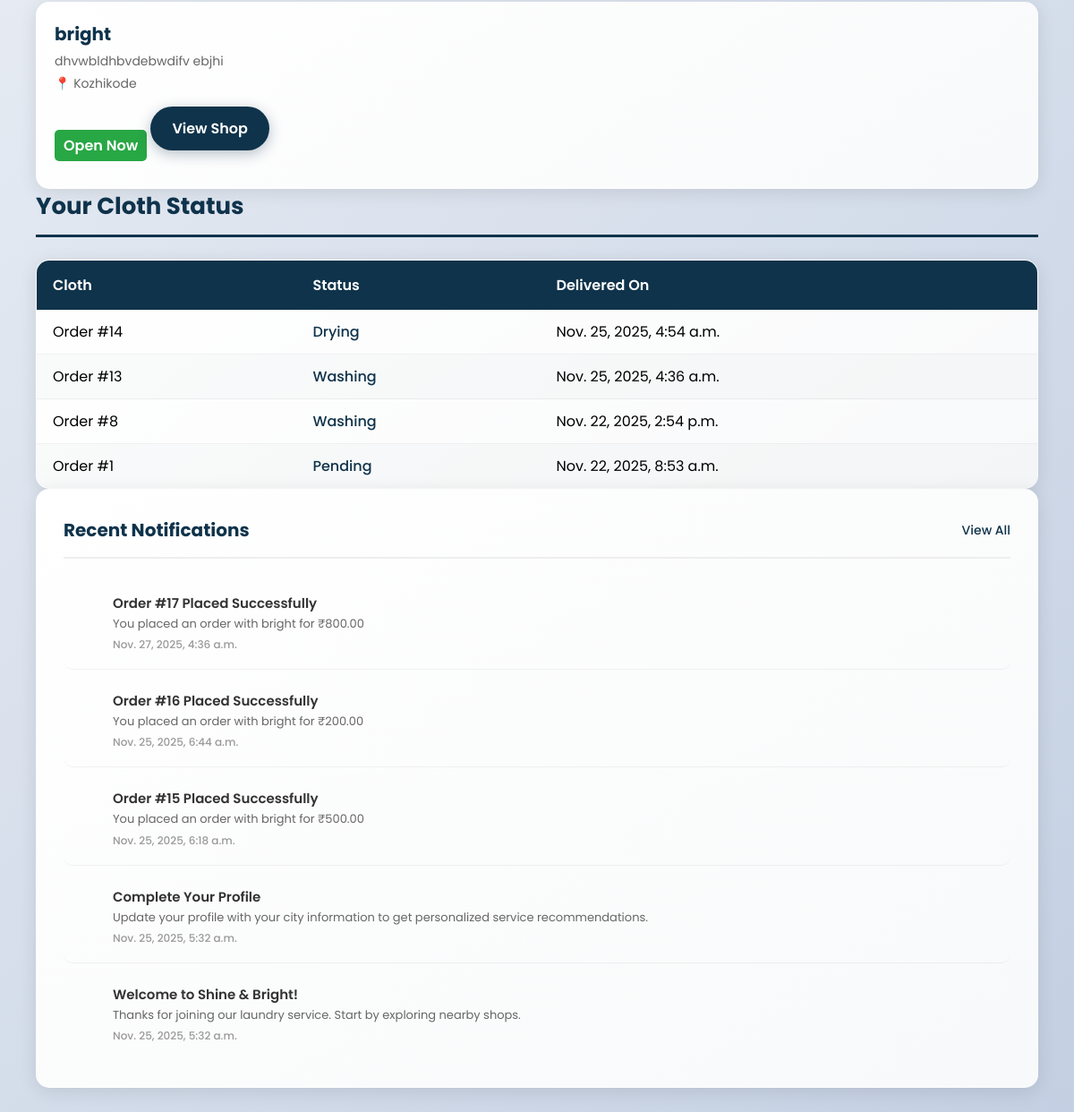
Page /dashboard/ (signed in, lower part) on the earlier database version.
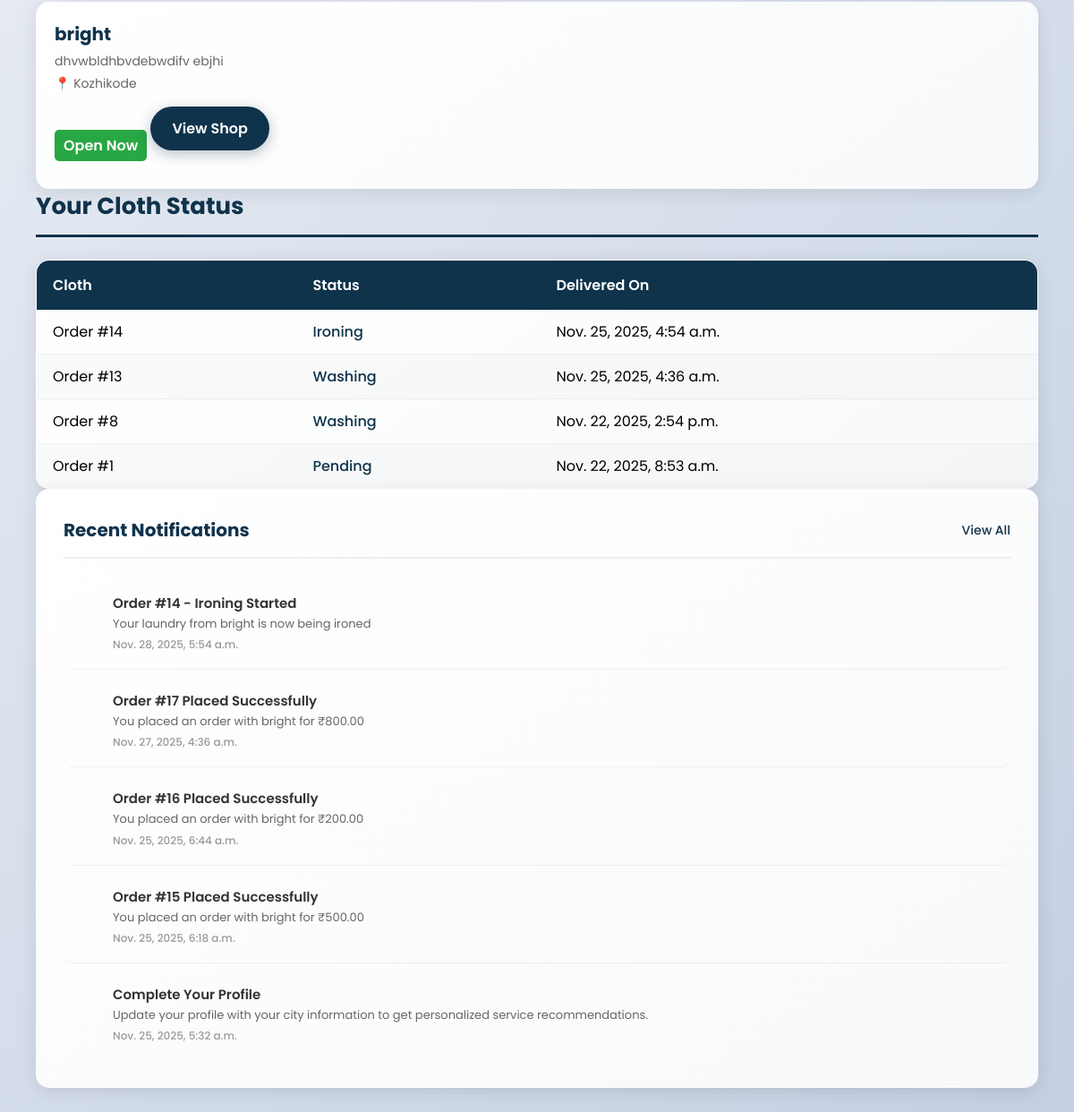
Same page on the later database version.
### shop/models.py (models this page shows, shortened)
class Order(models.Model):
    STATUS_CHOICES = (
        ("Pending", "Pending"),
        ("Washing", "Washing"),
        ("Drying", "Drying"),
        ("Ironing", "Ironing"),
        ("Ready", "Ready for Pickup"),
        ("Completed", "Completed"),
    )
    user = models.ForeignKey(User, on_delete=models.CASCADE)
    shop = models.ForeignKey(LaundryShop, on_delete=models.SET_NULL, null=True)
    branch = models.ForeignKey('Branch', on_delete=models.SET_NULL, null=True, blank=True)
    cloth_status = models.CharField(max_length=20, choices=STATUS_CHOICES, default="Pending")
    amount = models.DecimalField(max_digits=10, decimal_places=2, default=0)
    created_at = models.DateTimeField(auto_now_add=True)
    delivery_name = models.CharField(max_length=255, blank=True, null=True)
    delivery_address = models.TextField(blank=True, null=True)
    delivery_phone = models.CharField(max_length=20, blank=True, null=True)
    special_instructions = models.TextField(blank=True, null=True)
    pickup_date = models.DateTimeField(blank=True, null=True)
    delivery_date = models.DateTimeField(blank=True, null=True)

class Notification(models.Model):
    NOTIFICATION_TYPES = (
        ('order_placed', 'Order Placed'),
        ('status_update', 'Status Update'),
        ('ready_pickup', 'Ready for Pickup'),
        ('completed', 'Order Completed'),
        ('welcome', 'Welcome'),
        ('profile_reminder', 'Profile Reminder'),
        ('explore_services', 'Explore Services'),
    )
    user = models.ForeignKey(User, on_delete=models.CASCADE)
    title = models.CharField(max_length=255)
    message = models.TextField()
    notification_type = models.CharField(max_length=20, choices=NOTIFICATION_TYPES)
    icon = models.CharField(max_length=50, default='fas fa-bell')
    color = models.CharField(max_length=20, default='#3498db')
    is_read = models.BooleanField(default=False)
    created_at = models.DateTimeField(auto_now_add=True)
    class Meta:
        ordering = ['-created_at']

### shop/views.py (the view)
# urls.py: path("dashboard/", views.user_dashboard, name="dashboard"),
@login_required
def user_dashboard(request):
    pending = Order.objects.filter(user=request.user, cloth_status="Pending").count()
    completed = Order.objects.filter(user=request.user, cloth_status="Completed").count()
    spent = Order.objects.filter(user=request.user).aggregate(
        total=Sum('amount')
    )["total"] or 0
    cloth_status = get_cloth_status(request.user)
    search_query = request.GET.get('search', '')
    services_nearby = []
    shops_nearby = []
    user_city = None
    try:
        user_profile = request.user.profile
        user_city = user_profile.city if user_profile.city else None
    except:
        user_city = None
    if search_query:
        services = Service.objects.filter(
            Q(name__icontains=search_query)
        ).select_related('branch__shop').filter(branch__shop__is_approved=True)
        if user_city:
            city_services = services.filter(branch__shop__city__iexact=user_city)[:10]
            if city_services:
                services_nearby = city_services
            else:
                services_nearby = services[:10]
        else:
            services_nearby = services[:10]  # Limit to 10 results
    elif user_city:
        services_nearby = Service.objects.filter(
            branch__shop__is_approved=True,
            branch__shop__city__iexact=user_city
        ).select_related('branch__shop')[:10]
        shops_nearby = LaundryShop.objects.filter(
            is_approved=True,
            city__iexact=user_city
        )[:10]
    create_order_notifications(request.user)
    create_welcome_notifications(request.user)
    recent_notifications = Notification.objects.filter(user=request.user).order_by('-created_at')[:5]
    recent_notifications = [
        {
            'title': notification.title,
            'message': notification.message,
            'time': notification.created_at,
            'icon': notification.icon,
            'color': notification.color,
            'is_read': notification.is_read
        }
        for notification in recent_notifications
    ]
    if hasattr(request.user, 'profile') and request.user.profile.notifications_enabled:
        unread_count = Notification.objects.filter(user=request.user, is_read=False).count()
    else:
        unread_count = 0
    return render(request, "user_dashboard.html", {
        "pending_count": pending,
        "completed_count": completed,
        "total_spent": spent,
        "cloth_status": cloth_status, # Added for the 'Your Cloth Status' table
        "services_nearby": services_nearby,
        "shops_nearby": shops_nearby,
        "search_query": search_query,
        "user_city": user_city,
        "recent_notifications": recent_notifications,  # Show up to 5 notifications
        "unread_count": unread_count,
    })

### shop/views.py (called while the page is built)
def get_cloth_status(user):
    orders = Order.objects.filter(user=user).order_by('-id')[:5]
    if orders:
        return [{'cloth_name': f"Order #{order.id}", 'status': order.cloth_status, 'delivery_date': order.created_at} for order in orders]
    return [
        {'cloth_name': 'No recent orders', 'status': 'N/A', 'delivery_date': 'N/A'}
    ]

### shop/templates/user_dashboard.html (shortened to what this page needs)
{% load static %}
<!DOCTYPE html>
<html lang="en">
<head>
</head>
<body>
    <div class="section-container">
        <div class="mb-10">
            {% if shops_nearby %}
                <div class="shop-grid">
                    {% for shop in shops_nearby %}
                        <div class="card">
                            <h3>{{ shop.name }}</h3>
                            <p style="color: #666; font-size: 14px; margin-top: 4px;">{{ shop.address }}</p>
                            <p style="color: #666; font-size: 14px; margin-top: 4px;">📍 {{ shop.city }}</p>
                            <span class="status">Open Now</span>
                            <a href="{% url 'shop_detail' shop.id %}" class="btn">View Shop</a>
                        </div>
                    {% endfor %}
                </div>
            {% endif %}
        </div>
        <div>
            <h2 class="section-heading">Your Cloth Status</h2>
            <table class="status-table">
                <thead>
                    <tr>
                        <th>Cloth</th>
                        <th>Status</th>
                        <th>Delivered On</th>
                    </tr>
                </thead>
                <tbody>
                    {% for cloth in cloth_status %}
                        <tr>
                            <td>{{ cloth.cloth_name }}</td>
                            <td class="status-text">{{ cloth.status }}</td>
                            <td>
                                {% if cloth.delivery_date %}
                                    {{ cloth.delivery_date }}
                                {% else %}
                                    Not yet delivered
                                {% endif %}
                            </td>
                        </tr>
                    {% empty %}
                        <tr>
                            <td colspan="3" class="empty-message">
                                No cloth status available.
                            </td>
                        </tr>
                    {% endfor %}
                </tbody>
            </table>
        </div>
        <div class="notifications-section">
            <div class="notifications-header">
                <h3> Recent Notifications</h3>
                <a href="{% url 'notifications' %}" class="view-all-btn">
                     View All
                </a>
            </div>
            {% if recent_notifications %}
                {% for notification in recent_notifications %}
                    <div class="notification-item notification-{{ notification.type }}">
                        <div class="notification-icon">
                        </div>
                        <div class="notification-content">
                            <div class="notification-title">{{ notification.title }}</div>
                            <div class="notification-message">{{ notification.message }}</div>
                            <div class="notification-time">{{ notification.time }}</div>
                        </div>
                    </div>
                {% endfor %}
            {% else %}
                <div class="no-notifications">
                    <i class="fas fa-bell-slash"></i>
                    <h4>No Recent Notifications</h4>
                    <p>Your notifications will appear here when you have order updates or important announcements.</p>
                </div>
            {% endif %}
        </div>
    </div>
</body>
</html>

Differences in the rows shown:
no longer on this page (row unchanged): Notification: title "Welcome to Shine & Bright!", message "Thanks for joining our laundry service. Start by exploring nearby shops.", time "Nov. 25, 2025, 5:32 a.m."
added Notification: title "Order #14 - Ironing Started", message "Your laundry from bright is now being ironed", time "Nov. 28, 2025, 5:54 a.m."
Other differences:
new list line: "Order #14"
new list line: "Ironing Nov. 25, 2025, 4:54 a.m."
list line gone: "Order #14"
list line gone: "Drying Nov. 25, 2025, 4:54 a.m."
